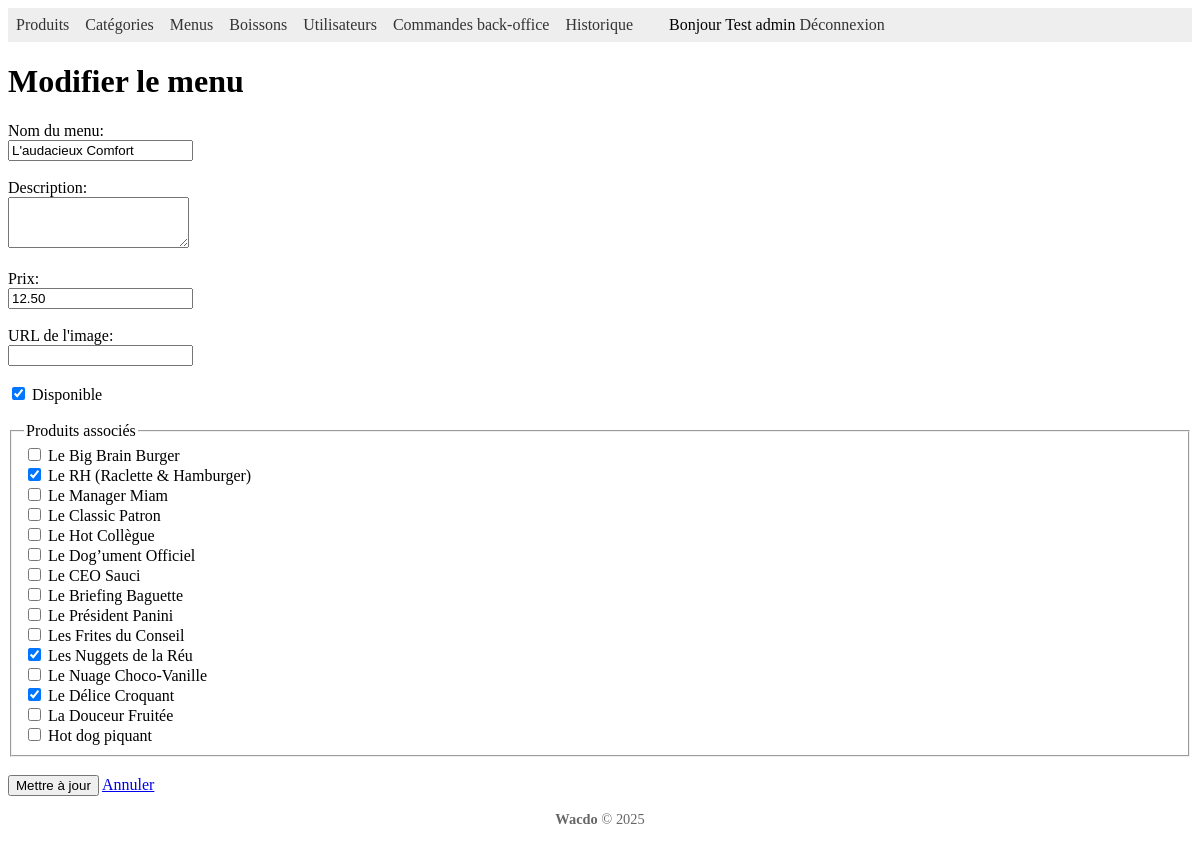
The page /index.php?section=menu&action=edit&id=3 (signed in) on the database its author committed.
### tables this page shows
CREATE TABLE IF NOT EXISTS `menu` (
  `menu_id` int NOT NULL AUTO_INCREMENT,
  `menu_nom` varchar(100) NOT NULL,
  `menu_description` varchar(255) DEFAULT NULL,
  `menu_prix` decimal(8,2) NOT NULL,
  `menu_image_url` varchar(255) DEFAULT NULL,
  `menu_disponibilite` tinyint(1) NOT NULL DEFAULT '1',
  PRIMARY KEY (`menu_id`)
);

CREATE TABLE IF NOT EXISTS `produit` (
  `product_id` int NOT NULL AUTO_INCREMENT,
  `product_nom` varchar(50) NOT NULL,
  `product_description` varchar(255) DEFAULT NULL,
  `product_prix` decimal(8,2) NOT NULL,
  `product_image_url` varchar(255) DEFAULT NULL,
  `product_disponibilite` tinyint(1) NOT NULL DEFAULT '1',
  `category_id` int NOT NULL,
  PRIMARY KEY (`product_id`),
  KEY `fk_produit__category_id__categorie_restrict_20250815` (`category_id`)
);

### lib/Database.php (called while the page is built)
<?php
class Database
{
    public static function connect()
    {
        $cfg = require __DIR__ . '/../config/db.php';
        $dsn = sprintf(
            'mysql:host=%s;port=%d;dbname=%s;charset=utf8',
            $cfg['host'],
            $cfg['port'],
            $cfg['database']
        );
        $db = new PDO(
            $dsn,
            $cfg['username'],
            $cfg['password']
        );
        $db->setAttribute(PDO::ATTR_ERRMODE, PDO::ERRMODE_EXCEPTION);
        return $db;
    }
}

### model/Model.php (called while the page is built, shortened)
<?php
require_once __DIR__ . '/../lib/Database.php';
class Model
{
    public function __construct(?\PDO $pdo = null)
    {
        $this->db = $pdo ?? Database::connect();
    }
}

### model/Menu.php (called while the page is built, shortened)
<?php
require_once 'Model.php';
class Menu extends Model
{
    public function get($id)
    {
        $sql = "SELECT * FROM menu WHERE menu_id = ?";
        $stmt = $this->db->prepare($sql);
        $stmt->execute([$id]);
        return $stmt->fetch(PDO::FETCH_ASSOC);
    }
}

### model/Produit.php (called while the page is built, shortened)
<?php
require_once 'Model.php';
class Produit extends Model
{
    public function getAll()
    {
        $stmt = $this->db->query("SELECT * FROM produit");
        return $stmt->fetchAll(PDO::FETCH_ASSOC);
    }
}

### model/MenuProduit.php (called while the page is built, shortened)
<?php
require_once 'Model.php';
class MenuProduit extends Model
{
    public function getProduitsByMenu(int $menu_id): array
    {
        $sql  = "SELECT product_id
                FROM menu_produit
                WHERE menu_id = ?";
        $stmt = $this->db->prepare($sql);
        $stmt->execute([$menu_id]);
        return $stmt->fetchAll(PDO::FETCH_COLUMN);
    }
}

### view/menu_edit.php (the view, shortened to what this page needs)
<?php include __DIR__ . '/header.php'; ?>
<h1>Modifier le menu</h1>
<form
    method="post"
    action="index.php?section=menu&action=edit&id=<?= (int)$menu['menu_id'] ?>">
    <label>Nom du menu:<br>
        <input
            type="text"
            name="menu_nom"
            required
            value="<?= htmlspecialchars($menu['menu_nom'], ENT_QUOTES) ?>">
    </label><br><br>
    <label>Description:<br>
        <textarea name="menu_description" rows="3">
            <?=htmlspecialchars($menu['menu_description'], ENT_QUOTES)?>
        </textarea>
    </label><br><br>
    <label>Prix:<br>
        <input
            type="number"
            step="0.01"
            name="menu_prix"
            required
            value="<?= htmlspecialchars($menu['menu_prix'], ENT_QUOTES) ?>">
    </label><br><br>
    <label>URL de l'image:<br>
        <input
            type="url"
            name="menu_image_url"
            value="<?= htmlspecialchars($menu['menu_image_url'], ENT_QUOTES) ?>">
    </label><br><br>
    <label>
        <input
            type="checkbox"
            name="menu_disponibilite"
            <?= $menu['menu_disponibilite'] ? 'checked' : '' ?>>
        Disponible
    </label><br><br>
    <fieldset>
        <legend>Produits associés</legend>
        <?php foreach ($produits as $p): ?>
            <label>
                <input
                    type="checkbox"
                    name="produits[<?= (int)$p['product_id'] ?>]"
                    value="1"
                    <?= in_array($p['product_id'], $produits_du_menu) ? 'checked' : '' ?>>
                <?= htmlspecialchars($p['product_nom'], ENT_QUOTES) ?>
            </label><br>
        <?php endforeach; ?>
    </fieldset><br>
    <button type="submit">Mettre à jour</button>
    <a href="index.php?section=menu">Annuler</a>
</form>
<?php include __DIR__ . '/footer.php'; ?>

### rows shown on the page
menu: menu_nom "L'audacieux Comfort", menu_prix "12.50", menu_disponibilite "☑"
produit: product_nom "Le Big Brain Burger"
produit: product_id "☑", product_nom "Le RH (Raclette & Hamburger)"
produit: product_nom "Le Manager Miam"
produit: product_nom "Le Classic Patron"
produit: product_nom "Le Hot Collègue"
produit: product_nom "Le Dog’ument Officiel"
produit: product_nom "Le CEO Sauci"
produit: product_nom "Le Briefing Baguette"
produit: product_nom "Le Président Panini"
produit: product_nom "Les Frites du Conseil"
produit: product_id "☑", product_nom "Les Nuggets de la Réu"
produit: product_nom "Le Nuage Choco-Vanille"
produit: product_id "☑", product_nom "Le Délice Croquant"
produit: product_nom "La Douceur Fruitée"
produit: product_nom "Hot dog piquant"

### other values the page prints
$_SESSION['user']['name'] "Test admin"
